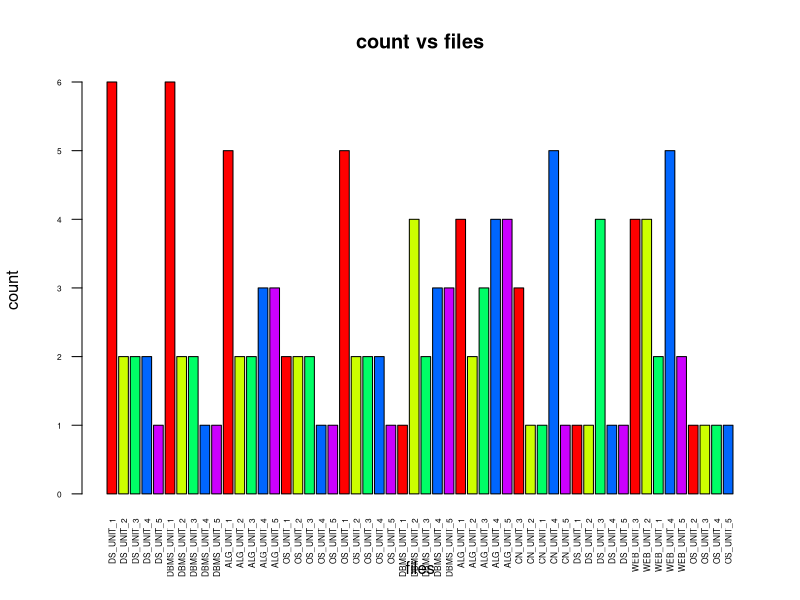
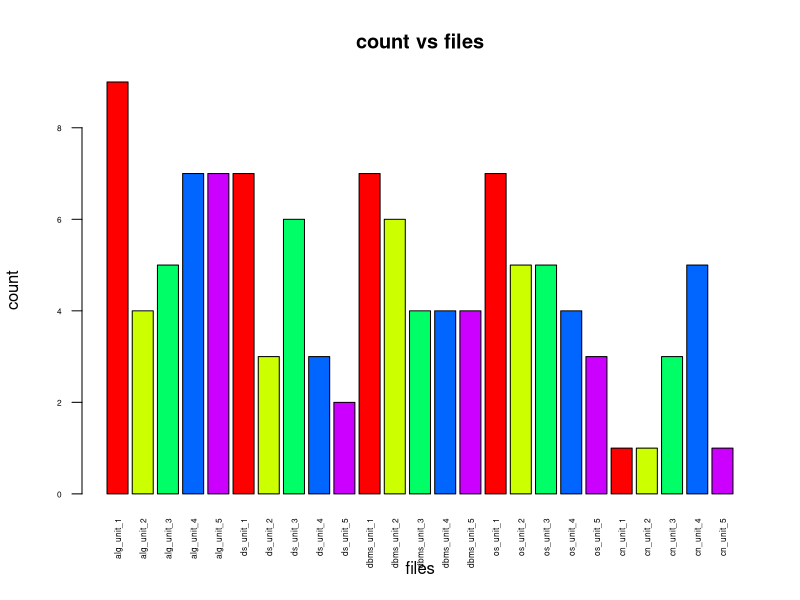
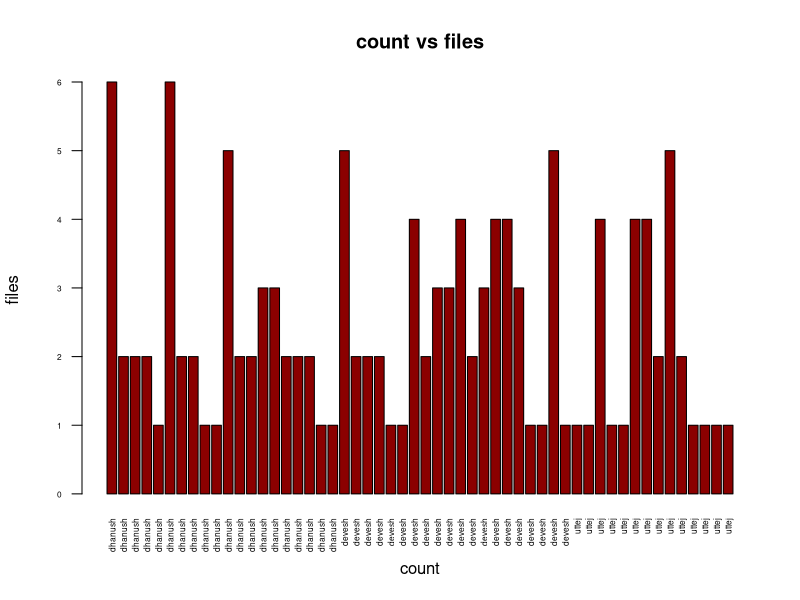

The R script that drew these images, in order: (Note: this script raises an error after producing the figures.)
df1=read.csv("notesapp_studentstats.csv",header = FALSE,sep=",")

colnames(df1)=c("id","username","filename","count","courseid")
df1

df2=read.csv("notesapp_filedb.csv",header = FALSE,sep=",")
colnames(df2)=c("fileid","filename","fileurl","filecount","courseid","filecontent")
df2


barplot(as.numeric(df1$count),
        main = "count vs files",
        xlab = "files",
        ylab = "count",
        names.arg = df1$filename,
        col = rainbow(5),
        horiz = FALSE,
        las=2,
        cex.names = 0.5,
        cex.axis = 0.5)


barplot(as.numeric(df2$filecount),
        main = "count vs files",
        xlab = "files",
        ylab = "count",
        names.arg = df2$filename,
        col = rainbow(5),
        horiz = FALSE,
        las=2,
        cex.names = 0.5,
        cex.axis = 0.5)


barplot(as.numeric(df1$count),
        main = "count vs files",
        xlab = "count",
        ylab = "files",
        names.arg = df1$username,
        col = "darkred",
        horiz = FALSE,
        las=2,
        cex.names = 0.5,
        cex.axis = 0.5)
library(dplyr)



byusername=group_by(df1,username)

#summarize(data,userfilecount=sum(count))
# user activity

summarize(byusername,userfilecount=sum(count))

summarize(byusername,userfilecount=sum(count))[[2]]


plot(summarize(byusername,userfilecount=sum(count))[[1]],summarize(byusername,userfilecount=sum(count))[[2]],main="username vs filecount",type="p",col=rainbow(5),xlab="username",ylab="filecount")


bycourse =group_by(df2,courseid)

summarize(bycourse,userfilecount=sum(filecount))

summarize(bycourse,userfilecount=sum(filecount))[[2]]


plot(summarize(bycourse,userfilecount=sum(filecount))[[1]],summarize(bycourse,userfilecount=sum(filecount))[[2]],main="couseid vs filecount",type="p",col=rainbow(5),xlab="course",ylab="filecount")


